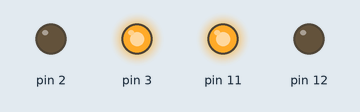
The sketch below on a simulated Arduino Uno, built with avr-gcc and run on an emulated ATmega328P. Parts: output pins drawn as LEDs (lit = HIGH).

Above: at 1.5 s.
At 4.5 s:
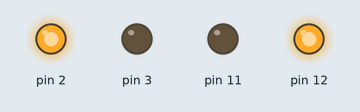
Timing chart, 0 to 7.8 s (numbered marks = the images above):
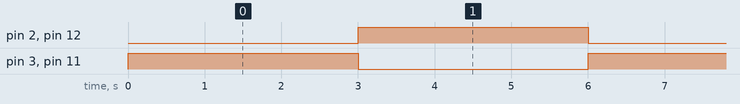

The sketch:

pontH.ino
```cpp
void setup() {
  // put your setup code here, to run once:
  pinMode(12, OUTPUT);
  pinMode(2, OUTPUT);

  pinMode(3, OUTPUT);
  pinMode(11, OUTPUT);

  lowAll();
}

void loop() {
  // put your main code here, to run repeatedly:

  setA();
  delay(3000);

  setB();
  delay(3000);

}

void lowAll() {
  digitalWrite(12, LOW);
  digitalWrite(2, LOW);
  digitalWrite(3, LOW);
  digitalWrite(11, LOW);
}

void setA() {
  lowAll();
  digitalWrite(3, HIGH);
  digitalWrite(11, HIGH);
}

void setB() {
  lowAll();
  digitalWrite(12, HIGH);
  digitalWrite(2, HIGH);
}
```

Measured:
- by itself, pin 2, pin 3, pin 11, pin 12: alternates HIGH for 3.0 s and LOW for 3.0 s
